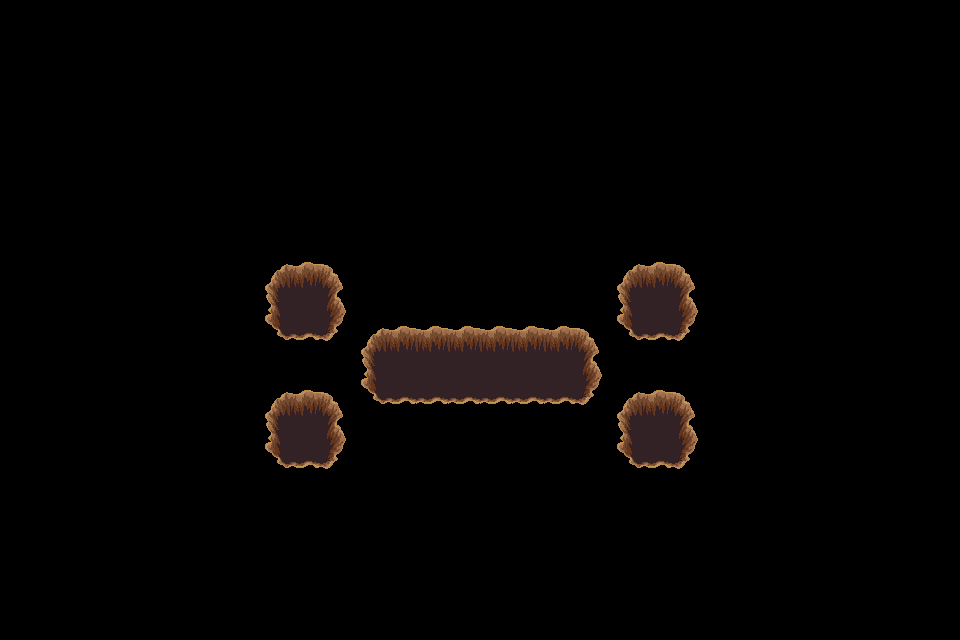

The image is a tile-based game level rendered from a .tmx file. Its description and complete source (layers, tilesets, objects, tile grids) follow:
An orthogonal 30x20 tile map with 32x32 px tiles, 1 tile layer (trou), 2 tilesets.

<map version="1.4" tiledversion="1.4.3" orientation="orthogonal" renderorder="right-down" width="30" height="20" tilewidth="32" tileheight="32" infinite="0" nextlayerid="9" nextobjectid="1">
 <tileset firstgid="1" source="../../dungeon_green.tsx" />
 <tileset firstgid="530" source="../../dungeon.tsx" />
 <layer id="8" name="trou" width="30" height="20">
  <data encoding="csv">
0,0,0,0,0,0,0,0,0,0,0,0,0,0,0,0,0,0,0,0,0,0,0,0,0,0,0,0,0,0,
0,0,0,0,0,0,0,0,0,0,0,0,0,0,0,0,0,0,0,0,0,0,0,0,0,0,0,0,0,0,
0,0,0,0,0,0,0,0,0,0,0,0,0,0,0,0,0,0,0,0,0,0,0,0,0,0,0,0,0,0,
0,0,0,0,0,0,0,0,0,0,0,0,0,0,0,0,0,0,0,0,0,0,0,0,0,0,0,0,0,0,
0,0,0,0,0,0,0,0,0,0,0,0,0,0,0,0,0,0,0,0,0,0,0,0,0,0,0,0,0,0,
0,0,0,0,0,0,0,0,0,0,0,0,0,0,0,0,0,0,0,0,0,0,0,0,0,0,0,0,0,0,
0,0,0,0,0,0,0,0,0,0,0,0,0,0,0,0,0,0,0,0,0,0,0,0,0,0,0,0,0,0,
0,0,0,0,0,0,0,0,0,0,0,0,0,0,0,0,0,0,0,0,0,0,0,0,0,0,0,0,0,0,
0,0,0,0,0,0,0,0,432,433,434,0,0,0,0,0,0,0,0,432,433,434,0,0,0,0,0,0,0,0,
0,0,0,0,0,0,0,0,455,456,457,0,0,0,0,0,0,0,0,455,456,457,0,0,0,0,0,0,0,0,
0,0,0,0,0,0,0,0,478,479,480,432,433,433,433,433,433,433,434,478,479,480,0,0,0,0,0,0,0,0,
0,0,0,0,0,0,0,0,0,0,0,455,456,456,456,456,456,456,457,0,0,0,0,0,0,0,0,0,0,0,
0,0,0,0,0,0,0,0,432,433,434,478,479,479,479,479,479,479,480,432,433,434,0,0,0,0,0,0,0,0,
0,0,0,0,0,0,0,0,455,456,457,0,0,0,0,0,0,0,0,455,456,457,0,0,0,0,0,0,0,0,
0,0,0,0,0,0,0,0,478,479,480,0,0,0,0,0,0,0,0,478,479,480,0,0,0,0,0,0,0,0,
0,0,0,0,0,0,0,0,0,0,0,0,0,0,0,0,0,0,0,0,0,0,0,0,0,0,0,0,0,0,
0,0,0,0,0,0,0,0,0,0,0,0,0,0,0,0,0,0,0,0,0,0,0,0,0,0,0,0,0,0,
0,0,0,0,0,0,0,0,0,0,0,0,0,0,0,0,0,0,0,0,0,0,0,0,0,0,0,0,0,0,
0,0,0,0,0,0,0,0,0,0,0,0,0,0,0,0,0,0,0,0,0,0,0,0,0,0,0,0,0,0,
0,0,0,0,0,0,0,0,0,0,0,0,0,0,0,0,0,0,0,0,0,0,0,0,0,0,0,0,0,0
</data>
 </layer>
</map>
